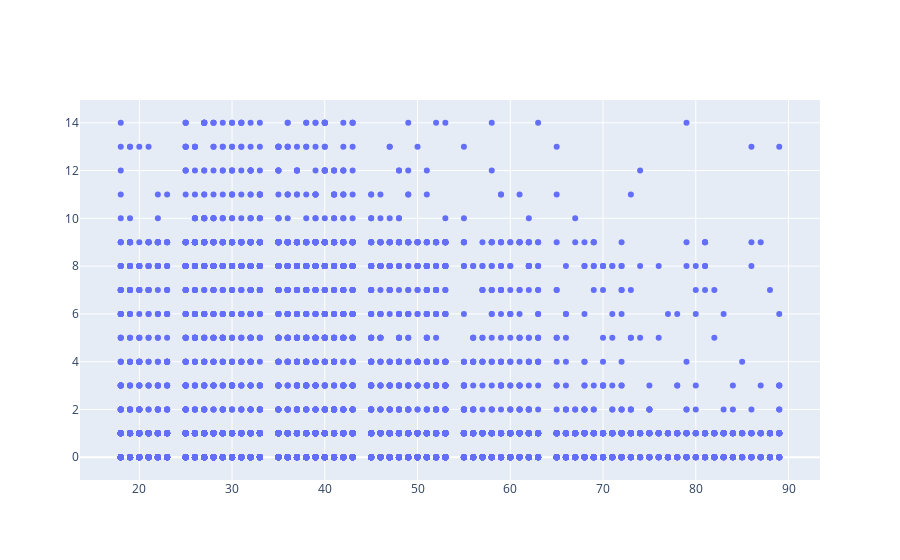

Here is the notebook cell this chart was saved with:
### Code cell
fig = go.Figure(data=go.Scatter(x=eda_data['Age'], y=eda_data['Work_Experience'], mode='markers'))
fig.show()

### Figure 1 — Plotly figure (JSON) as saved in the notebook; plotly's stock layout.template omitted (floating-point values rounded to 4 significant figures; data arrays with more than 128 entries replaced by an {"elided": "..."} marker saying what was removed)
{"data": [{"mode": "markers", "type": "scatter", "x": {"elided": "8068 int values"}, "y": {"elided": "8068 int values"}}], "layout": {"autosize": true, "xaxis": {"autorange": true, "range": [13.78, 93.22], "type": "linear"}, "yaxis": {"autorange": true, "range": [-1.025, 15.03], "type": "linear"}}}
